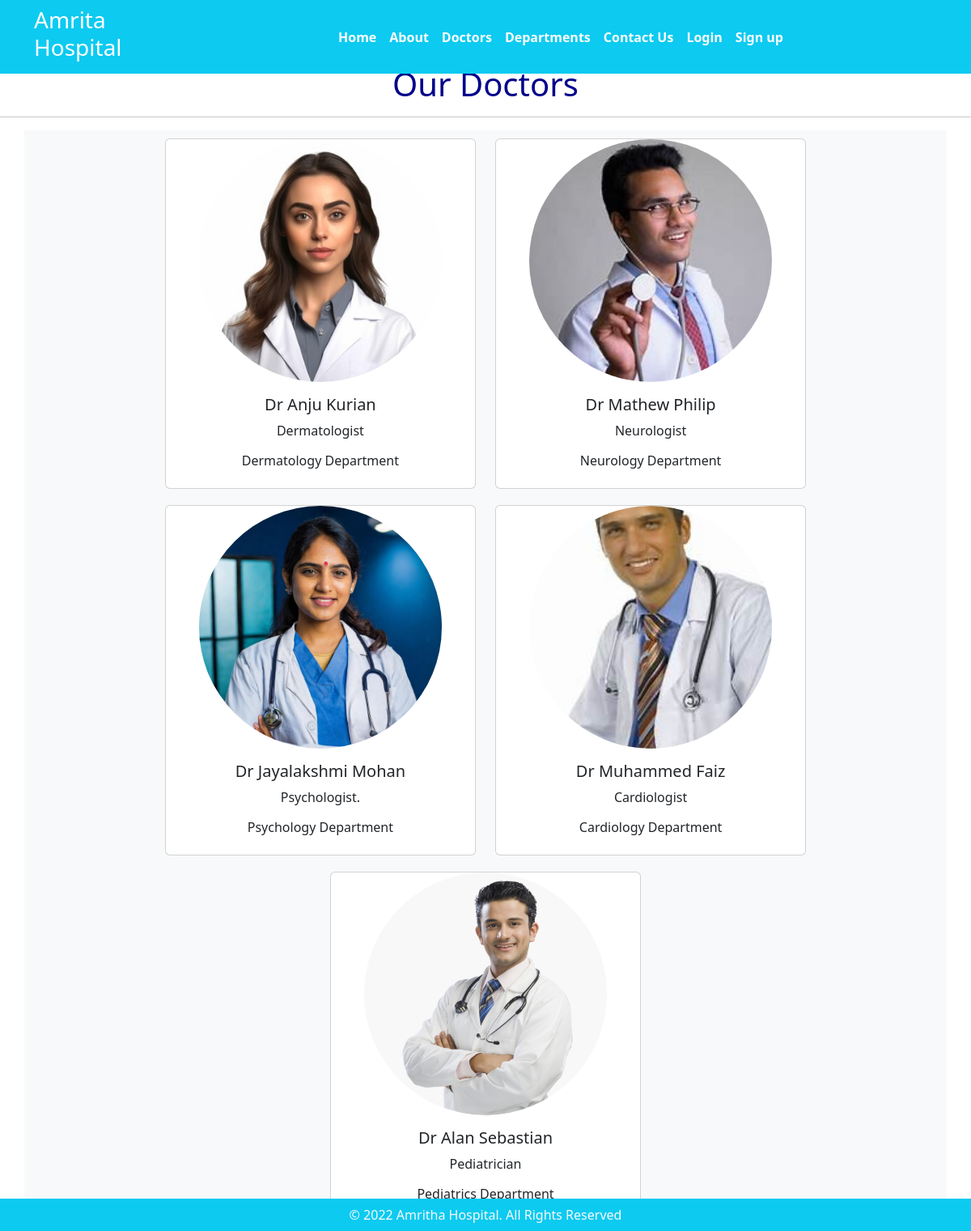
The app's page /doctors/ with its own data.
### home/models.py (models this page shows, shortened)
class Doctors(models.Model):
    doc_name = models.CharField(max_length=255)
    doc_spec = models.CharField(max_length=255)
    dep_name = models.ForeignKey(Departments, on_delete=models.CASCADE)
    doc_image = models.ImageField(upload_to='doctors')

class Departments(models.Model):
    dep_name = models.CharField(max_length=100)
    dep_description = models.TextField()
    def __str__(self):
        return self.dep_name

### home/views.py (the view)
# urls.py: path('doctors/', views.doctors, name='doctors'),
def doctors(request):
    dict_docs = {
        'doctors': Doctors.objects.all()
    }
    return render(request, 'doctors.html', dict_docs)

### templates/doctors.html (shortened to what this page needs)
{% extends 'base.html' %}
{% block content %}
<h1 class="text-center" style="color: darkblue;">Our Doctors</h1>
<hr>
<div class="container text-center bg-light">
    {% for d in doctors %}
    <div class="card" style="width: 24rem; display: inline-block; margin: 10px;">
        <img src="{{d.doc_image.url}}" class="card-img-top" alt="Doctor image" style="width: 300px; height: 300px; border-radius: 50%; object-fit: cover;">
        <div class="card-body">
            <h5 class="card-title">{{d.doc_name}}</h5>
            <p class="card-text">{{d.doc_spec}}</p>
            <h6>{{d.dep_name}} Department</h6>
        </div>
    </div>
    {% endfor %}
</div>
{% endblock %}

### templates/base.html (shortened to what this page needs)
{% load static %}
<!DOCTYPE html>
<html>
<head>
    <link href="https://cdn.jsdelivr.net/npm/bootstrap@5.3.3/dist/css/bootstrap.min.css" rel="stylesheet">
    <link rel="stylesheet" href="https://use.fontawesome.com/releases/v5.2.0/css/all.css">
    <link rel="stylesheet" href="{% static 'css/style.css'%}">
</head>
<body>
    <nav class="navbar bg-info navbar-expand-md fixed-top">
        <div class="container">
            <div class="col-2 text-left pl-md-0">
                <h3 class="text-white"> Amrita Hospital </h3>
            </div>
            <div class="collapse navbar-collapse justify-content-center col-md-8 navbar-collapse-3">
                <ul class="navbar-nav justify-content-center  fw-bold">
                    <li class="nav-item active">
                        <a class="nav-link text-white" href="{% url 'home' %}">Home </a>
                    </li>
                    <li class="nav-item">
                        <a class="nav-link text-white" href="{% url 'about' %}">About</a>
                    </li>
                    <li class="nav-item">
                        <a class="nav-link text-white" href="{% url 'doctors' %}">Doctors</a>
                    </li>
                    <li class="nav-item">
                        <a class="nav-link text-white" href="{% url 'department' %}">Departments</a>
                    </li>
                    <li class="nav-item">
                        <a class="nav-link text-white" href="{% url 'contact' %}">Contact Us</a>
                    </li>
                    {% if user.is_authenticated %}
                    <li class="nav-item">
                        <a class="nav-link text-white" href="{% url 'profile' %}">Profile</a>
                    </li>
                    <li class="nav-item">
                        <form method="POST" action="{% url 'logout' %}" style="display: inline;">
                            {% csrf_token %}
                            <button type="submit" class="btn btn-link nav-link text-white" style="border: none; cursor: pointer;">Logout</button>
                        </form>
                    </li>
                    {% else %}
                        <li class="nav-item">
                            <a class="nav-link text-white" href="{% url 'login' %}">Login</a>
                        </li>
                        <li class="nav-item">
                            <a class="nav-link text-white" href="{% url 'signup' %}">Sign up</a>
                        </li>
                    {% endif %}
                </ul>
            </div>
        </div>
    </nav>
    <div style="padding-top: 80px;">
        {% block content %}{% endblock %}
    </div>
    <section class="fixed-bottom">
        <footer class="pt-2 pb-2 bg-info text-light">
            <div class="container">
                <div class="row align-items-center justify-content-center">
                    <div class="text-center">
                        © 2022 Amritha Hospital. All Rights Reserved
                    </div>
                </div>
            </div>
        </footer>
    </section>
</body>
</html>

### records on screen
Doctors: doc_image (picture), doc_name "Dr Anju Kurian", doc_spec "Dermatologist", dep_name "Dermatology"
Doctors: doc_image (picture), doc_name "Dr Mathew Philip", doc_spec "Neurologist", dep_name "Neurology"
Doctors: doc_image (picture), doc_name "Dr Jayalakshmi Mohan", doc_spec "Psychologist.", dep_name "Psychology"
Doctors: doc_image (picture), doc_name "Dr Muhammed Faiz", doc_spec "Cardiologist", dep_name "Cardiology"
Doctors: doc_image (picture), doc_name "Dr Alan Sebastian", doc_spec "Pediatrician", dep_name "Pediatrics"
